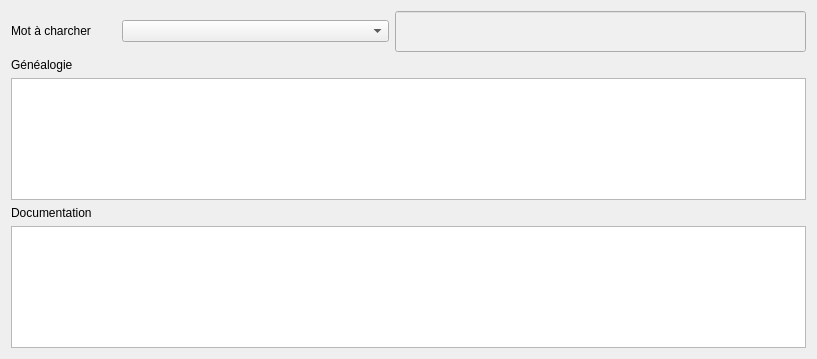
<?xml version="1.0" encoding="UTF-8"?>
<ui version="4.0">
 <class>desRechercheCatalogue</class>
 <widget class="QDialog" name="desRechercheCatalogue">
  <property name="geometry">
   <rect>
    <x>0</x>
    <y>0</y>
    <width>817</width>
    <height>359</height>
   </rect>
  </property>
  <property name="windowTitle">
   <string>Rechercher dans le Catalogue</string>
  </property>
  <layout class="QVBoxLayout" name="verticalLayout">
   <item>
    <layout class="QHBoxLayout" name="horizontalLayout">
     <item>
      <widget class="QLabel" name="label">
       <property name="minimumSize">
        <size>
         <width>105</width>
         <height>0</height>
        </size>
       </property>
       <property name="maximumSize">
        <size>
         <width>105</width>
         <height>22</height>
        </size>
       </property>
       <property name="text">
        <string>Mot à charcher</string>
       </property>
      </widget>
     </item>
     <item>
      <widget class="QComboBox" name="CBRecherche"/>
     </item>
     <item>
      <widget class="QLineEdit" name="LERecherche">
       <property name="sizePolicy">
        <sizepolicy hsizetype="Maximum" vsizetype="Expanding">
         <horstretch>0</horstretch>
         <verstretch>0</verstretch>
        </sizepolicy>
       </property>
       <property name="minimumSize">
        <size>
         <width>411</width>
         <height>41</height>
        </size>
       </property>
       <property name="styleSheet">
        <string notr="true">background:rgb(240,240,240)</string>
       </property>
      </widget>
     </item>
    </layout>
   </item>
   <item>
    <widget class="QLabel" name="label_4">
     <property name="text">
      <string>Généalogie</string>
     </property>
    </widget>
   </item>
   <item>
    <widget class="QTextEdit" name="teGenea">
     <property name="minimumSize">
      <size>
       <width>419</width>
       <height>91</height>
      </size>
     </property>
    </widget>
   </item>
   <item>
    <layout class="QVBoxLayout" name="verticalLayout_3">
     <item>
      <widget class="QLabel" name="label_3">
       <property name="text">
        <string>Documentation</string>
       </property>
      </widget>
     </item>
     <item>
      <widget class="QTextEdit" name="teDoc">
       <property name="minimumSize">
        <size>
         <width>419</width>
         <height>101</height>
        </size>
       </property>
      </widget>
     </item>
    </layout>
   </item>
  </layout>
 </widget>
 <resources/>
 <connections/>
</ui>
